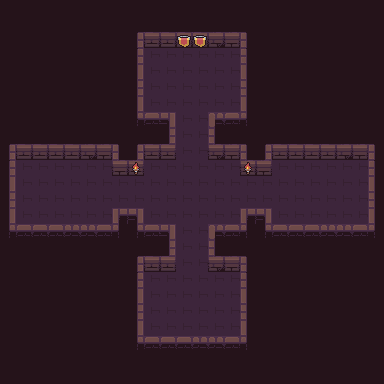

This is a level from a 2D game, rendered from its Tiled map with the project's own tilesets. A one-line summary and the map file follow, with tile-layer data summarised:
An orthogonal 24x24 tile map with 16x16 px tiles, 4 tile layers (background, road, wall, item), 3 tilesets.

<map version="1.10" tiledversion="1.10.2" orientation="orthogonal" renderorder="right-down" width="24" height="24" tilewidth="16" tileheight="16" infinite="0" nextlayerid="5" nextobjectid="1">
 <tileset firstgid="1" name="Dungeon_Tileset" tilewidth="16" tileheight="16" spacing="2" margin="1" tilecount="100" columns="10">
  <image source="../textures/Dungeon_Tileset.png" width="180" height="180" />
  <tile id="0">
   <properties>
    <property name="type" value="Wall_Left" />
   </properties>
  </tile>
  <tile id="1">
   <properties>
    <property name="type" value="Wall_Up" />
   </properties>
  </tile>
  <tile id="2">
   <properties>
    <property name="type" value="Wall_Up" />
   </properties>
  </tile>
  <tile id="3">
   <properties>
    <property name="type" value="Wall_Up" />
   </properties>
  </tile>
  <tile id="4">
   <properties>
    <property name="type" value="Wall_Up" />
   </properties>
  </tile>
  <tile id="5">
   <properties>
    <property name="type" value="Wall_Right" />
   </properties>
  </tile>
  <tile id="10">
   <properties>
    <property name="type" value="Wall_Left" />
   </properties>
  </tile>
  <tile id="15">
   <properties>
    <property name="type" value="Wall_Right" />
   </properties>
  </tile>
  <tile id="20">
   <properties>
    <property name="type" value="Wall_Left" />
   </properties>
  </tile>
  <tile id="25">
   <properties>
    <property name="type" value="Wall_Right" />
   </properties>
  </tile>
  <tile id="30">
   <properties>
    <property name="type" value="Wall_Left" />
   </properties>
  </tile>
  <tile id="35">
   <properties>
    <property name="type" value="Wall_Right" />
   </properties>
  </tile>
  <tile id="40">
   <properties>
    <property name="type" value="Wall_LeftDown" />
   </properties>
  </tile>
  <tile id="41">
   <properties>
    <property name="type" value="Wall_Down" />
   </properties>
  </tile>
  <tile id="42">
   <properties>
    <property name="type" value="Wall_Down" />
   </properties>
  </tile>
  <tile id="43">
   <properties>
    <property name="type" value="Wall_Down" />
   </properties>
  </tile>
  <tile id="44">
   <properties>
    <property name="type" value="Wall_Down" />
   </properties>
  </tile>
  <tile id="45">
   <properties>
    <property name="type" value="Wall_RightDown" />
   </properties>
  </tile>
  <tile id="50">
   <properties>
    <property name="type" value="Wall_RightDownCor" />
   </properties>
  </tile>
  <tile id="51">
   <properties>
    <property name="type" value="Wall_Down" />
   </properties>
  </tile>
  <tile id="52">
   <properties>
    <property name="type" value="Wall_Down" />
   </properties>
  </tile>
  <tile id="53">
   <properties>
    <property name="type" value="Wall_LeftDownCor" />
   </properties>
  </tile>
  <tile id="54">
   <properties>
    <property name="type" value="Wall_RightDownCor" />
   </properties>
  </tile>
  <tile id="55">
   <properties>
    <property name="type" value="Wall_LeftDownCor" />
   </properties>
  </tile>
 </tileset>
 <tileset firstgid="101" name="flag" tilewidth="16" tileheight="16" tilecount="4" columns="4">
  <image source="../textures/flag.png" width="64" height="16" />
  <tile id="0">
   <animation>
    <frame tileid="3" duration="200" />
    <frame tileid="2" duration="200" />
    <frame tileid="1" duration="200" />
    <frame tileid="0" duration="200" />
   </animation>
  </tile>
 </tileset>
 <tileset firstgid="105" name="torch" tilewidth="16" tileheight="16" tilecount="4" columns="4">
  <image source="../textures/torch.png" width="64" height="16" />
  <tile id="0">
   <animation>
    <frame tileid="3" duration="200" />
    <frame tileid="2" duration="200" />
    <frame tileid="1" duration="200" />
    <frame tileid="0" duration="200" />
   </animation>
  </tile>
 </tileset>
 <layer id="1" name="background" width="24" height="24">
  <data>[576 cells, 576 non-empty, 1 distinct tile ids]</data>
 </layer>
 <layer id="3" name="road" width="24" height="24">
  <data>[576 cells, 140 non-empty, 1 distinct tile ids]</data>
 </layer>
 <layer id="2" name="wall" width="24" height="24">
  <data>[576 cells, 108 non-empty, 21 distinct tile ids]</data>
 </layer>
 <layer id="4" name="item" width="24" height="24">
  <data>[576 cells, 4 non-empty, 2 distinct tile ids]</data>
 </layer>
</map>
